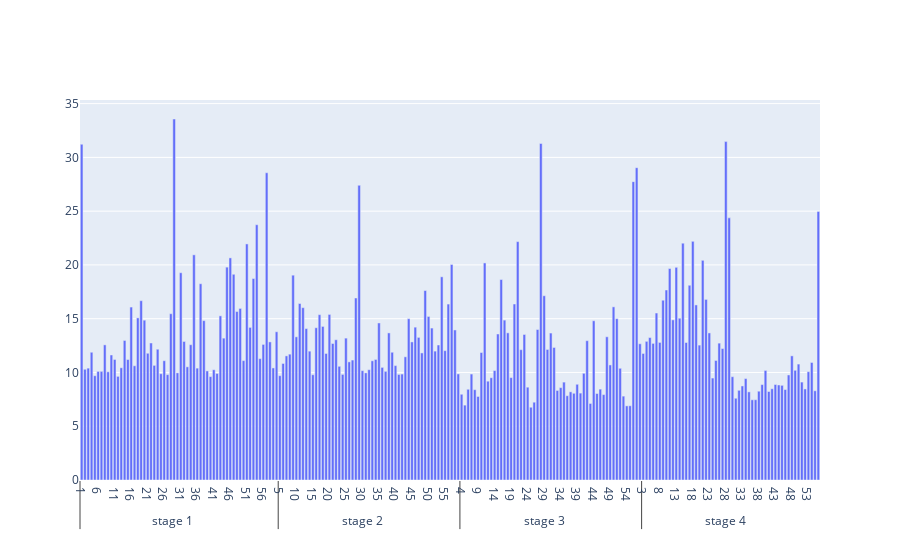

The notebook cell this image was saved under:
### Code cell
import plotly.graph_objects as go

x_i = []
for i in range(4):
    for j in range(1, 57):
        x_i.append(j)
x_stage = [f'stage {j}' for j in range(1,5) for i in range(56)]


fig = go.Figure()
fig.add_bar(y=score, x=[x_stage,x_i])
# fig.update_layout(barmode='relative')
fig.show()

### Figure 1 — Plotly figure (JSON) as saved in the notebook; plotly's stock layout.template omitted (floating-point values rounded to 4 significant figures; data arrays with more than 128 entries replaced by an {"elided": "..."} marker saying what was removed)
{"data": [{"type": "bar", "x": {"elided": "2x224 mixed values"}, "y": {"elided": "224 float values"}}], "layout": {}}
